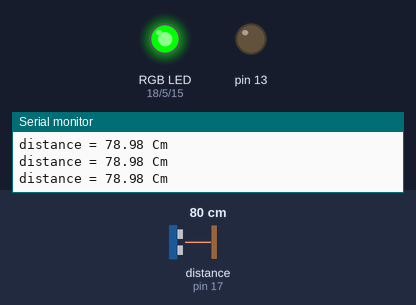
Bench run of a sketch on a simulated Arduino Uno, built with avr-gcc and run on an emulated ATmega328P. Parts: an RGB LED mixed from three pins (HIGH = lit), output pins drawn as LEDs (lit = HIGH), the last lines printed to the serial monitor. Wiring (inferred from the names in the program): ultrasonic range finder: trigger pin 16; echo pin 17. Inputs (shaded band) come from the test bench; at power-on: distance to the obstacle (sensor on pin 17) 80 cm. The echo pulse lasts 58.3 µs per cm; pins used as bus, display or sensor lines are not drawn.

Above: at 1.2 s.
1.3 s: distance to the obstacle (sensor on pin 17) set to 34 cm
2.8 s: distance to the obstacle (sensor on pin 17) set to 27 cm
At 3.4 s:
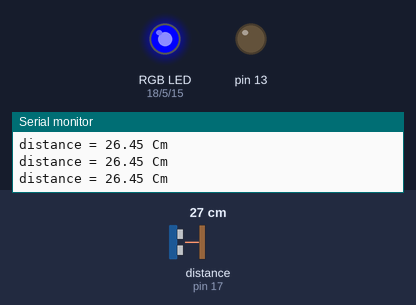
4.3 s: distance to the obstacle (sensor on pin 17) set to 17 cm
5.8 s: distance to the obstacle (sensor on pin 17) set to 14 cm
At 7.0 s:
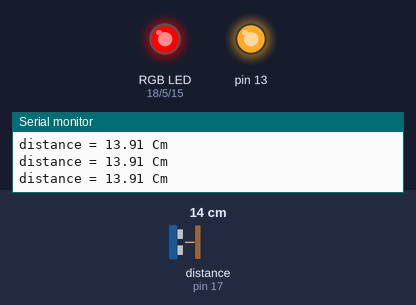
7.3 s: distance to the obstacle (sensor on pin 17) set to 18 cm
At 7.9 s:
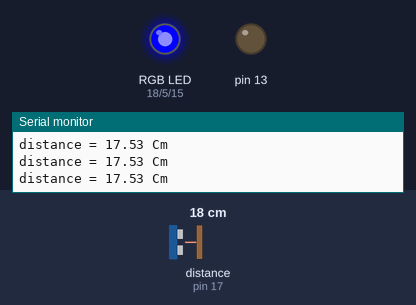
8.8 s: distance to the obstacle (sensor on pin 17) set to 2 cm
At 10.1 s:
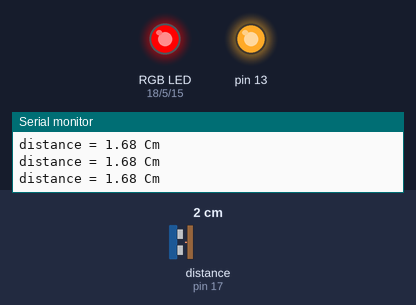
Timing chart, 0 to 11.3 s (numbered marks = the images above; inputs shaded):
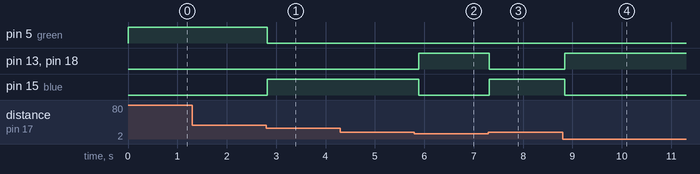

Measured:
- the behaviour switches between 31 and 30 cm on distance to the obstacle (sensor on pin 17) (found by bisection; images 0 and 1)
- the behaviour switches between 16 and 15 cm on distance to the obstacle (sensor on pin 17) (found by bisection; images 1 and 2)
- after the input at 2.8 s, pin 5 (green): HIGH → LOW at once; pin 15 (blue): LOW → HIGH at once
- after the input at 5.8 s, pin 13, pin 18 (red): LOW → HIGH after 0.09 s; pin 15 (blue): HIGH → LOW after 0.09 s
- after the input at 7.3 s, pin 13, pin 18 (red): HIGH → LOW at once; pin 15 (blue): LOW → HIGH at once
- after the input at 8.8 s, pin 13, pin 18 (red): LOW → HIGH after 0.05 s; pin 15 (blue): HIGH → LOW after 0.05 s

The sketch:

utrasonic_RGB_buzzer.ino
```cpp
const int trig = 16;
const int echo = 17;
const int red = 18;
const int green = 5;
const int blue = 15;

long duration;
float distance;


void setup() {
  // put your setup code here, to run once:
  pinMode(trig, OUTPUT);
  pinMode(echo, INPUT);
  pinMode(red, OUTPUT);
  pinMode(green, OUTPUT);
  pinMode(blue, OUTPUT);
  pinMode(13, OUTPUT);

  Serial.begin(9600);
}

void loop() {
  // put your main code here, to run repeatedly:
  digitalWrite(trig, LOW);
  delayMicroseconds(2);
  digitalWrite(trig, HIGH);
  delayMicroseconds(10);
  digitalWrite(trig, LOW);

  duration = pulseIn(echo, HIGH, 30000);
  distance = (duration * 0.034) / 2;

  if (distance > 0 && distance <= 15) {
    digitalWrite(red, HIGH);
    digitalWrite(13, HIGH);
    digitalWrite(green, LOW);
    digitalWrite(blue, LOW);
  } else if (distance > 15 && distance <= 30) {
    digitalWrite(blue, HIGH);
    digitalWrite(13, LOW);
    digitalWrite(green, LOW);
    digitalWrite(red, LOW);
  } else if (distance > 30) {
    digitalWrite(green, HIGH);
    digitalWrite(13, LOW);
    digitalWrite(red, LOW);
    digitalWrite(blue, LOW);
  }else{
    digitalWrite(13, LOW);
    digitalWrite(green, LOW);
    digitalWrite(blue, LOW);
    digitalWrite(red, LOW);
  }
  Serial.print("distance = ");
  Serial.print(distance);
  Serial.println(" Cm");
  delay(100);
}
```
